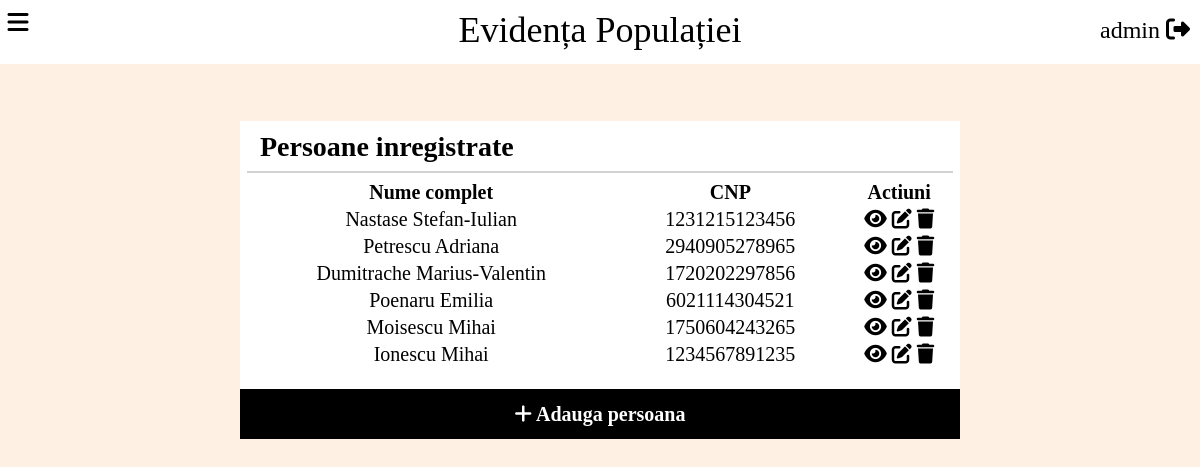
The page /persoane.php (signed in) on the database its author committed.
### tables this page shows
CREATE TABLE `persoane` (
  `PersoanaID` int NOT NULL AUTO_INCREMENT,
  `Nume` varchar(30) NOT NULL,
  `Prenume` varchar(50) NOT NULL,
  `CNP` char(13) NOT NULL,
  `NumarTelefon` char(10) DEFAULT NULL,
  `Email` varchar(255) DEFAULT NULL,
  `Strada` varchar(50) NOT NULL,
  `Numar` varchar(5) NOT NULL,
  `Apartament` varchar(5) DEFAULT NULL,
  `Bloc` varchar(5) DEFAULT NULL,
  `Sex` char(1) NOT NULL,
  `DataNasterii` date NOT NULL,
  `StareCivila` varchar(20) NOT NULL,
  `ActID` int DEFAULT NULL,
  PRIMARY KEY (`PersoanaID`),
  UNIQUE KEY `IX_Persoane` (`CNP`),
  KEY `FK_Persoane_ActeIdentitate` (`ActID`),
  CONSTRAINT `FK_Persoane_ActeIdentitate` FOREIGN KEY (`ActID`) REFERENCES `acteidentitate` (`ActID`) ON DELETE SET NULL ON UPDATE CASCADE
);

### persoane.php (the view, shortened to what this page needs)
<?php
require_once "config.php";
$query = "SELECT * FROM persoane";
$result = mysqli_query($link, $query);
$action = 0;
?>
<html>
    <head>
        <link rel="stylesheet" type="text/css" href="style.css">
    </head>
    <body class="persoane">
        <?php include "header.php" ?>
        <div class="center">
        <?php if($action == 0) {?>
		<h2> Persoane inregistrate</h2>
		<div class="horizontal-line"></div>
		<table>
            <tr>
                <th> Nume complet </th>
                <th> CNP </th>
                <th> Actiuni </th>
            </tr>
            <?php if ($result) {
                while($row = mysqli_fetch_array($result)){ ?>
                <tr>
                    <td><?php echo $row['Nume'] . " " . $row['Prenume']; ?> </td>
                    <td><?php echo $row['CNP']?> </td>
                    <td>
                    <a href = "persoane.php?action=view&id=<?php echo $row['PersoanaID'] ?>"><i class="fas fa-eye"></i></a>
                    <a href = "persoane.php?action=modify&id=<?php echo $row['PersoanaID'] ?>"><i class="fas fa-edit"></i></a>
                    <a href = "persoane.php?action=delete&id=<?php echo $row['PersoanaID'] ?>"><i class="fas fa-trash"></i></a>
                    </td>
                </tr>
            <?php }
            }?>
        </table>
        <div class="center_footer">
            <table>
                <tr>
                    <th><a href = "persoane.php?action=add"><i class="fas fa-plus"></i> Adauga persoana</a></th>
                </tr>
            </table>
        </div>
        <?php }
         ?>
        </div>
    </body>
</html>

### style.css (style rules this page uses)
body, html { margin:0 !important; padding:0 !important; }
a { text-decoration: none; color: black; }
body { background-color: #ffb85b; }
body.persoane { background-image: url("img/persoane.png"); background-color: rgba(252, 209, 166, 0.3); background-blend-mode: multiply; height: 100%; background-position: center; background-repeat: no-repeat; background-size: cover; }
.center { background-color: rgba(255, 255, 255, 1); margin: auto; top: 10%; height: max-content; width: 60%; position:relative; }
.center h2 { font-family: MontserratMedium; font-size: 28px; top: 10px; left: 20px; position: relative; padding: 0px; }
.center .horizontal-line { height: 2px; width: 98%; margin: auto; top: -5px; position: relative; background-color: rgb(209, 209, 209); }
table { width: 100%; font-size: 20px; position:relative; font-family: MontserratLight; color: black; }
th { font-family: MontserratMedium; }
td { text-align: center; }
.center button, .center_footer { background-color: #000000; font-size: 24px; color: white; width: 100%; height: 50px; border: none; position: relative; top: 20px; cursor: pointer; }
.center_footer { cursor:default; }
.center_footer a { color: white; font-family: MontserratRegular; }
.center_footer table { width: 95%; height: 100%; margin: auto; vertical-align: middle; }
::placeholder { color: rgb(190, 190, 190); opacity: 1; }

### rows shown on the page
persoane: Nume "Nastase", Prenume "Stefan-Iulian", CNP "1231215123456"
persoane: Nume "Petrescu", Prenume "Adriana", CNP "2940905278965"
persoane: Nume "Dumitrache", Prenume "Marius-Valentin", CNP "1720202297856"
persoane: Nume "Poenaru", Prenume "Emilia", CNP "6021114304521"
persoane: Nume "Moisescu", Prenume "Mihai", CNP "1750604243265"
persoane: Nume "Ionescu", Prenume "Mihai", CNP "1234567891235"

### other values the page prints
$_SESSION["username"] "admin"
